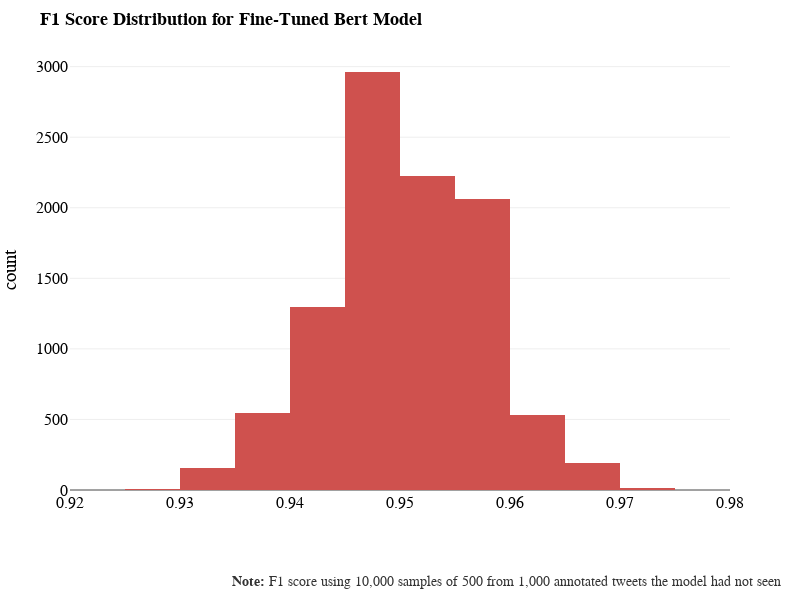

The notebook cell this image was saved under:
### Code cell
# create histogram of F1 scores

# assign colors
color = config.colors[1]

fig = px.histogram(pd.DataFrame(lst, columns=['F1 Score']), x='F1 Score', nbins=20, title='<b>F1 Score Distribution for Fine-Tuned Bert Model</b>', 
                   labels={'F1 Score':'F1 Score', 'count':'Count'},
                   color_discrete_sequence=[color], 
                   )

fig.update_layout(
    font_family="Arial",
    font_color="black",
    title_font_family="Arial",
    title_font_color="black",
    title_font_size = 18,
    font_size = 16,
    legend_title_font_color="black", 
    template='presentation',
    xaxis_title="",
    title_x=0.05, 
    showlegend=True,
    width=800,
    height=600,
    )
## add annotation in bottom right corner
fig.add_annotation(
    x=1.08,
    y=-.23,
    text="<b>Note:</b> F1 score using 10,000 samples of 500 from 1,000 annotated tweets the model had not seen",
    showarrow=False,
    xref="paper",
    yref="paper",
    font=dict(size=14, color="black", family=config.font),
    opacity=0.8,
)
fig.update_layout(margin=dict(l=70, r=70, t=50, b=110, pad=1), showlegend=False, 
                  )
fig.show()

# save figure
fig.write_image("figureA1.png")

### Figure 1 — Plotly figure (JSON) as saved in the notebook; plotly's stock layout.template omitted (floating-point values rounded to 4 significant figures; data arrays with more than 128 entries replaced by an {"elided": "..."} marker saying what was removed)
{"data": [{"alignmentgroup": "True", "bingroup": "x", "hovertemplate": "F1 Score=%{x}<br>count=%{y}<extra></extra>", "legendgroup": "", "marker": {"color": "#cf514e", "pattern": {"shape": ""}}, "name": "", "nbinsx": 20, "offsetgroup": "", "orientation": "v", "showlegend": false, "type": "histogram", "x": {"elided": "10000 float values"}, "xaxis": "x", "yaxis": "y"}], "layout": {"annotations": [{"font": {"color": "black", "family": "Arial", "size": 14}, "opacity": 0.8, "showarrow": false, "text": "<b>Note:</b> F1 score using 10,000 samples of 500 from 1,000 annotated tweets the model had not seen", "x": 1.08, "xref": "paper", "y": -0.23, "yref": "paper"}], "barmode": "relative", "font": {"color": "black", "family": "Arial", "size": 16}, "height": 600, "legend": {"title": {"font": {"color": "black"}}, "tracegroupgap": 0}, "margin": {"b": 110, "l": 70, "pad": 1, "r": 70, "t": 50}, "showlegend": false, "title": {"font": {"color": "black", "family": "Arial", "size": 18}, "text": "<b>F1 Score Distribution for Fine-Tuned Bert Model</b>", "x": 0.05}, "width": 800, "xaxis": {"anchor": "y", "domain": [0, 1], "title": {"text": ""}}, "yaxis": {"anchor": "x", "domain": [0, 1], "title": {"text": "count"}}}}
